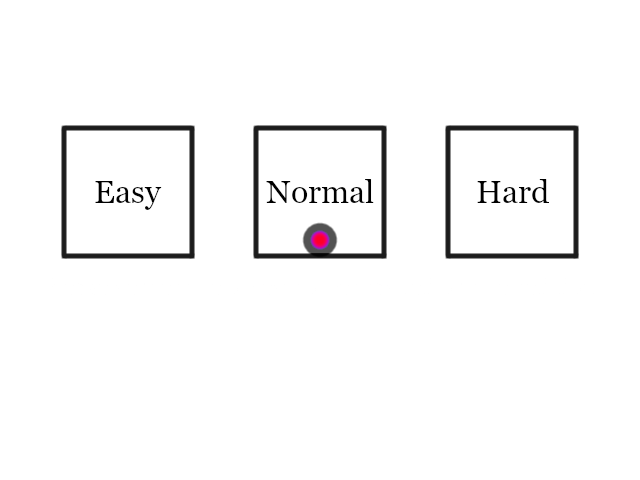
#> input picture virtualreality/calibration/ai_tracker_training/ai_menu.png, 640 x 480 px, found by its file name
$ python video.py
#> lines starting #> are read from the running program, lines starting #| are printed output that depends on the picture
# (c) 2021 Simleek
# This code is licensed under MIT license (see LICENSE for details)

import pathlib

import cv2
import numpy as np
from PIL import Image

ourpath = pathlib.Path(__file__).parent

menu_img = Image.open(ourpath.joinpath("ai_menu.png").absolute())
#> menu_img is the input picture: PIL image 640x480 RGBA; mean R, G, B, A 212.6, 212.4, 212.5, 28.1
menu_np = np.copy(np.asarray(menu_img))
menu_np.setflags(write=True)
red = np.copy(menu_np[:, :, 0])
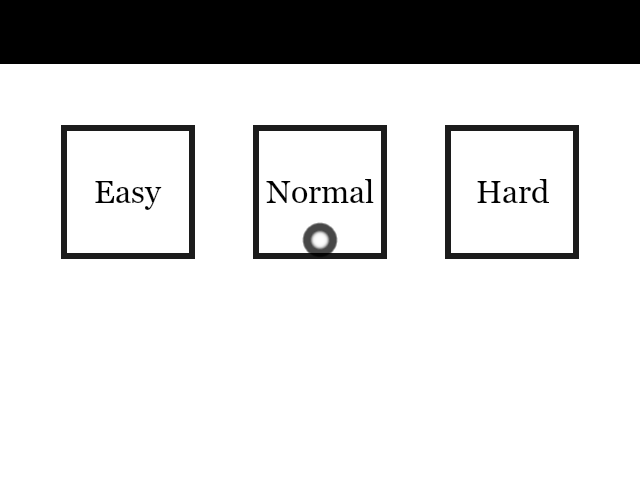
#> red: shape (480, 640); min 0, max 255, mean 212.6
blue = menu_np[:, :, 2]
menu_np[:, :, 0] = blue
menu_np[:, :, 2] = red
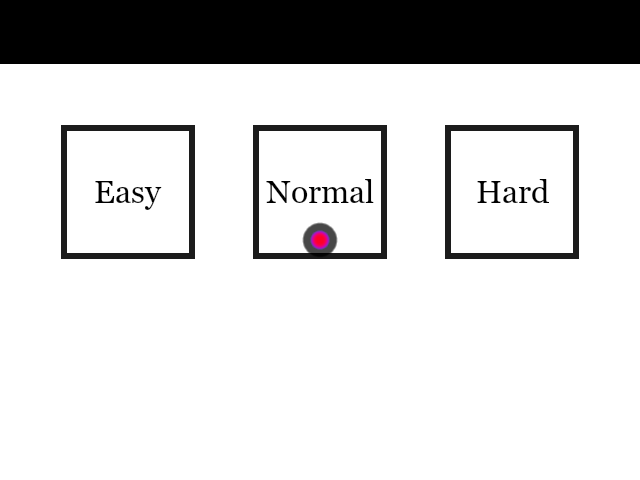
#> menu_np: shape (480, 640, 4); mean B, G, R, A 212.5, 212.4, 212.6, 28.1
